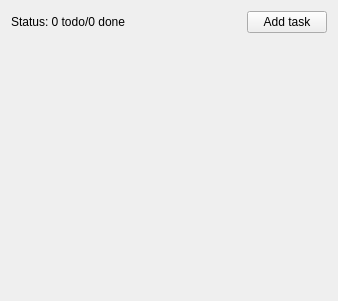
<?xml version="1.0" encoding="UTF-8"?>
<ui version="4.0">
 <class>TaskManagerUI</class>
 <widget class="QMainWindow" name="TaskManagerUI">
  <property name="geometry">
   <rect>
    <x>0</x>
    <y>0</y>
    <width>338</width>
    <height>301</height>
   </rect>
  </property>
  <property name="windowTitle">
   <string>Todo</string>
  </property>
  <widget class="QWidget" name="centralWidget">
   <layout class="QVBoxLayout" name="verticalLayout">
    <item>
     <layout class="QHBoxLayout" name="toolbarLayout">
      <item>
       <widget class="QLabel" name="statusLabel">
        <property name="text">
         <string>Status: 0 todo/0 done</string>
        </property>
       </widget>
      </item>
      <item>
       <spacer name="horizontalSpacer">
        <property name="orientation">
         <enum>Qt::Horizontal</enum>
        </property>
        <property name="sizeHint" stdset="0">
         <size>
          <width>40</width>
          <height>20</height>
         </size>
        </property>
       </spacer>
      </item>
      <item>
       <widget class="QPushButton" name="addTaskButton">
        <property name="text">
         <string>Add task</string>
        </property>
       </widget>
      </item>
     </layout>
    </item>
    <item>
     <layout class="QVBoxLayout" name="tasksLayout">
      <item>
       <spacer name="verticalSpacer">
        <property name="orientation">
         <enum>Qt::Vertical</enum>
        </property>
        <property name="sizeHint" stdset="0">
         <size>
          <width>20</width>
          <height>40</height>
         </size>
        </property>
       </spacer>
      </item>
     </layout>
    </item>
   </layout>
  </widget>
 </widget>
 <layoutdefault spacing="6" margin="11"/>
 <resources/>
 <connections/>
</ui>
